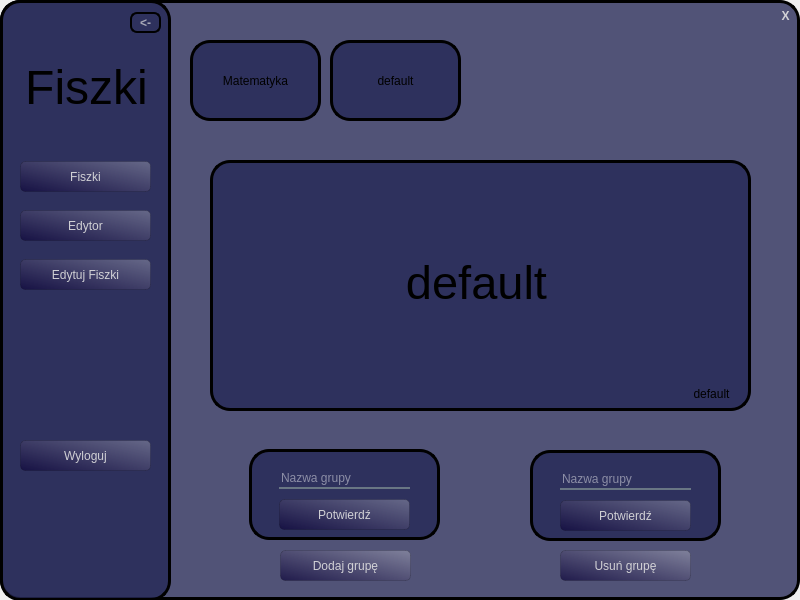
<?xml version="1.0" encoding="UTF-8"?>
<ui version="4.0">
 <class>MainWindow</class>
 <widget class="QMainWindow" name="MainWindow">
  <property name="geometry">
   <rect>
    <x>0</x>
    <y>0</y>
    <width>800</width>
    <height>600</height>
   </rect>
  </property>
  <property name="windowTitle">
   <string>MainWindow</string>
  </property>
  <property name="styleSheet">
   <string notr="true"/>
  </property>
  <widget class="QWidget" name="centralwidget">
   <widget class="QWidget" name="widget_2" native="true">
    <property name="geometry">
     <rect>
      <x>0</x>
      <y>0</y>
      <width>800</width>
      <height>600</height>
     </rect>
    </property>
    <property name="styleSheet">
     <string notr="true">QWidget#widget_2{background-color:rgba(37, 39, 85, 200);
border-radius: 20px;
border:3px solid;}</string>
    </property>
    <widget class="QWidget" name="menu_widget" native="true">
     <property name="geometry">
      <rect>
       <x>0</x>
       <y>0</y>
       <width>171</width>
       <height>601</height>
      </rect>
     </property>
     <property name="styleSheet">
      <string notr="true">QWidget#menu_widget{background-color:rgba(37, 39, 85, 200);
border-radius: 20px;
border:3px solid;}</string>
     </property>
     <widget class="QWidget" name="widget" native="true">
      <property name="geometry">
       <rect>
        <x>10</x>
        <y>480</y>
        <width>151</width>
        <height>101</height>
       </rect>
      </property>
      <property name="styleSheet">
       <string notr="true">border-image: url(background.png)</string>
      </property>
     </widget>
     <widget class="QPushButton" name="gotogroupsbtn">
      <property name="geometry">
       <rect>
        <x>20</x>
        <y>161</y>
        <width>131</width>
        <height>31</height>
       </rect>
      </property>
      <property name="styleSheet">
       <string notr="true">QPushButton#gotogroupsbtn{
background-color: qlineargradient(spread:pad, x1:0.017, y1:0.937409, x2:1, y2:0, stop:0 rgba(17, 9, 61, 178), stop:1 rgba(255, 255, 255, 68));
border-radius: 5px;
color: rgba(226, 226, 226, 227);
border: 1px solid rgba(0,0,0,0.15);
}
QPushButton#gotogroupsbtn:hover{
background-color: qlineargradient(spread:pad, x1:0.017, y1:0.937409, x2:1, y2:0, stop:0 rgba(17, 9, 61, 178), stop:0.295455 rgba(255, 255, 255, 68));
color:white;
}
QPushButton#gotogroupsbtn:pressed{
padding-left:2px;
padding-top:2px;
background-color:rgb(100, 100, 132);
}</string>
      </property>
      <property name="text">
       <string>Fiszki</string>
      </property>
     </widget>
     <widget class="QPushButton" name="gotoeditorbtn">
      <property name="geometry">
       <rect>
        <x>20</x>
        <y>210</y>
        <width>131</width>
        <height>31</height>
       </rect>
      </property>
      <property name="styleSheet">
       <string notr="true">QPushButton#gotoeditorbtn{
background-color: qlineargradient(spread:pad, x1:0.017, y1:0.937409, x2:1, y2:0, stop:0 rgba(17, 9, 61, 178), stop:1 rgba(255, 255, 255, 68));
border-radius: 5px;
color: rgba(226, 226, 226, 227);
border: 1px solid rgba(0,0,0,0.15);
}
QPushButton#gotoeditorbtn:hover{
background-color: qlineargradient(spread:pad, x1:0.017, y1:0.937409, x2:1, y2:0, stop:0 rgba(17, 9, 61, 178), stop:0.295455 rgba(255, 255, 255, 68));
color:white;
}
QPushButton#gotoeditorbtn:pressed{
padding-left:2px;
padding-top:2px;
background-color:rgb(100, 100, 132);
}</string>
      </property>
      <property name="text">
       <string>Edytor</string>
      </property>
     </widget>
     <widget class="QPushButton" name="editflashesbtn">
      <property name="geometry">
       <rect>
        <x>20</x>
        <y>259</y>
        <width>131</width>
        <height>31</height>
       </rect>
      </property>
      <property name="styleSheet">
       <string notr="true">QPushButton#editflashesbtn{
background-color: qlineargradient(spread:pad, x1:0.017, y1:0.937409, x2:1, y2:0, stop:0 rgba(17, 9, 61, 178), stop:1 rgba(255, 255, 255, 68));
border-radius: 5px;
color: rgba(226, 226, 226, 227);
border: 1px solid rgba(0,0,0,0.15);
}
QPushButton#editflashesbtn:hover{
background-color: qlineargradient(spread:pad, x1:0.017, y1:0.937409, x2:1, y2:0, stop:0 rgba(17, 9, 61, 178), stop:0.295455 rgba(255, 255, 255, 68));
color:white;
}
QPushButton#editflashesbtn:pressed{
padding-left:2px;
padding-top:2px;
background-color:rgb(100, 100, 132);
}</string>
      </property>
      <property name="text">
       <string>Edytuj Fiszki</string>
      </property>
     </widget>
     <widget class="QPushButton" name="logoutbtn">
      <property name="geometry">
       <rect>
        <x>20</x>
        <y>440</y>
        <width>131</width>
        <height>31</height>
       </rect>
      </property>
      <property name="styleSheet">
       <string notr="true">QPushButton#logoutbtn{
background-color: qlineargradient(spread:pad, x1:0.017, y1:0.937409, x2:1, y2:0, stop:0 rgba(17, 9, 61, 178), stop:1 rgba(255, 255, 255, 68));
border-radius: 5px;
color: rgba(226, 226, 226, 227);
border: 1px solid rgba(0,0,0,0.15);
}
QPushButton#logoutbtn:hover{
background-color: qlineargradient(spread:pad, x1:0.017, y1:0.937409, x2:1, y2:0, stop:0 rgba(17, 9, 61, 178), stop:0.295455 rgba(255, 255, 255, 68));
color:white;
}
QPushButton#logoutbtn:pressed{
padding-left:2px;
padding-top:2px;
background-color:rgb(100, 100, 132);
}</string>
      </property>
      <property name="text">
       <string>Wyloguj</string>
      </property>
     </widget>
     <widget class="QLabel" name="Logo">
      <property name="geometry">
       <rect>
        <x>26</x>
        <y>62</y>
        <width>121</width>
        <height>51</height>
       </rect>
      </property>
      <property name="font">
       <font>
        <pointsize>36</pointsize>
       </font>
      </property>
      <property name="text">
       <string>Fiszki</string>
      </property>
      <property name="alignment">
       <set>Qt::AlignCenter</set>
      </property>
     </widget>
    </widget>
    <widget class="QPushButton" name="exitbtn">
     <property name="geometry">
      <rect>
       <x>770</x>
       <y>0</y>
       <width>31</width>
       <height>31</height>
      </rect>
     </property>
     <property name="styleSheet">
      <string notr="true">QPushButton#exitbtn{
background-color: qlineargradient(spread:pad, x1:0.017, y1:0.937409, x2:1, y2:0, stop:0 rgba(17, 9, 61, 0), stop:1 rgba(255, 255, 255, 0));
border-radius: 7px;
color: rgba(226, 226, 226, 227);
font-weight: bold;
}
QPushButton#exitbtn:hover{
background-color: qlineargradient(spread:pad, x1:0.017, y1:0.937409, x2:1, y2:0, stop:0 rgba(17, 9, 61, 200), stop:0.295455 rgba(255, 255, 255, 0));
}
QPushButton#exitbtn:pressed{
padding-left:2px;
padding-top:2px;
background-color:qlineargradient(spread:pad, x1:0.017, y1:0.937409, x2:1, y2:0, stop:0 rgba(17, 9, 61, 200), stop:0.295455 rgba(255, 255, 255, 0));
}</string>
     </property>
     <property name="text">
      <string>Х</string>
     </property>
    </widget>
    <widget class="QPushButton" name="hidebtn">
     <property name="geometry">
      <rect>
       <x>130</x>
       <y>12</y>
       <width>31</width>
       <height>21</height>
      </rect>
     </property>
     <property name="styleSheet">
      <string notr="true">QPushButton#hidebtn{
background-color: qlineargradient(spread:pad, x1:0.017, y1:0.937409, x2:1, y2:0, stop:0 rgba(17, 9, 61, 0), stop:1 rgba(255, 255, 255, 0));
border-radius: 7px;
color: rgba(226, 226, 226, 170);
font-weight: bold;
border: 2px solid
}
QPushButton#hidebtn:hover{
background-color: qlineargradient(spread:pad, x1:0.017, y1:0.937409, x2:1, y2:0, stop:0 rgba(17, 9, 61, 200), stop:0.295455 rgba(255, 255, 255, 0));
color: white;
}
QPushButton#hidebtn:pressed{
padding-left:2px;
padding-top:2px;
background-color:qlineargradient(spread:pad, x1:0.017, y1:0.937409, x2:1, y2:0, stop:0 rgba(17, 9, 61, 200), stop:0.295455 rgba(255, 255, 255, 0));
}</string>
     </property>
     <property name="text">
      <string>&lt;-</string>
     </property>
    </widget>
    <widget class="QWidget" name="flashcards_widget" native="true">
     <property name="enabled">
      <bool>true</bool>
     </property>
     <property name="geometry">
      <rect>
       <x>180</x>
       <y>30</y>
       <width>601</width>
       <height>561</height>
      </rect>
     </property>
     <widget class="QPushButton" name="group_1">
      <property name="geometry">
       <rect>
        <x>10</x>
        <y>10</y>
        <width>131</width>
        <height>81</height>
       </rect>
      </property>
      <property name="styleSheet">
       <string notr="true">QPushButton#group_1{background-color:rgba(37, 39, 85, 200);
border-radius: 20px;
border:3px solid;}
QPushButton#group_1:hover{
background-color: rgba(17, 9, 61, 178);
color:white;
}
QPushButton#group_1:pressed{
padding-left:2px;
padding-top:2px;
background-color:rgb(100, 100, 132);
}</string>
      </property>
      <property name="text">
       <string>Matematyka</string>
      </property>
     </widget>
     <widget class="QWidget" name="edit_buttons" native="true">
      <property name="geometry">
       <rect>
        <x>0</x>
        <y>510</y>
        <width>601</width>
        <height>51</height>
       </rect>
      </property>
      <widget class="QPushButton" name="removegroupbtn">
       <property name="geometry">
        <rect>
         <x>380</x>
         <y>10</y>
         <width>131</width>
         <height>31</height>
        </rect>
       </property>
       <property name="styleSheet">
        <string notr="true">QPushButton#removegroupbtn{
background-color: qlineargradient(spread:pad, x1:0.017, y1:0.937409, x2:1, y2:0, stop:0 rgba(17, 9, 61, 178), stop:1 rgba(255, 255, 255, 68));
border-radius: 5px;
color: rgba(226, 226, 226, 227);
border: 1px solid rgba(0,0,0,0.15);
}
QPushButton#removegroupbtn:hover{
background-color: qlineargradient(spread:pad, x1:0.017, y1:0.937409, x2:1, y2:0, stop:0 rgba(17, 9, 61, 178), stop:0.295455 rgba(255, 255, 255, 68));
color:white;
}
QPushButton#removegroupbtn:pressed{
padding-left:2px;
padding-top:2px;
background-color:rgb(100, 100, 132);
}</string>
       </property>
       <property name="text">
        <string>Usuń grupę</string>
       </property>
      </widget>
      <widget class="QPushButton" name="addgroupbtn">
       <property name="geometry">
        <rect>
         <x>100</x>
         <y>10</y>
         <width>131</width>
         <height>31</height>
        </rect>
       </property>
       <property name="styleSheet">
        <string notr="true">QPushButton#addgroupbtn{
background-color: qlineargradient(spread:pad, x1:0.017, y1:0.937409, x2:1, y2:0, stop:0 rgba(17, 9, 61, 178), stop:1 rgba(255, 255, 255, 68));
border-radius: 5px;
color: rgba(226, 226, 226, 227);
border: 1px solid rgba(0,0,0,0.15);
}
QPushButton#addgroupbtn:hover{
background-color: qlineargradient(spread:pad, x1:0.017, y1:0.937409, x2:1, y2:0, stop:0 rgba(17, 9, 61, 178), stop:0.295455 rgba(255, 255, 255, 68));
color:white;
}
QPushButton#addgroupbtn:pressed{
padding-left:2px;
padding-top:2px;
background-color:rgb(100, 100, 132);
}</string>
       </property>
       <property name="text">
        <string>Dodaj grupę</string>
       </property>
      </widget>
     </widget>
     <widget class="QWidget" name="addgroup" native="true">
      <property name="geometry">
       <rect>
        <x>69</x>
        <y>419</y>
        <width>191</width>
        <height>91</height>
       </rect>
      </property>
      <property name="styleSheet">
       <string notr="true">QWidget#addgroup{background-color:rgba(37, 39, 85, 200);
border-radius: 20px;
border:3px solid;}</string>
      </property>
      <widget class="QLineEdit" name="group_name_txt">
       <property name="geometry">
        <rect>
         <x>30</x>
         <y>20</y>
         <width>131</width>
         <height>20</height>
        </rect>
       </property>
       <property name="mouseTracking">
        <bool>false</bool>
       </property>
       <property name="styleSheet">
        <string notr="true">background-color: rgba(0, 0, 0, 0);
border: none;
border-bottom: 2px solid rgba(105,118, 132, 255);
color: rgba(255,255,255,230);</string>
       </property>
       <property name="text">
        <string/>
       </property>
       <property name="placeholderText">
        <string>Nazwa grupy</string>
       </property>
      </widget>
      <widget class="QPushButton" name="confirmbtn">
       <property name="geometry">
        <rect>
         <x>30</x>
         <y>50</y>
         <width>131</width>
         <height>31</height>
        </rect>
       </property>
       <property name="styleSheet">
        <string notr="true">QPushButton#confirmbtn{
background-color: qlineargradient(spread:pad, x1:0.017, y1:0.937409, x2:1, y2:0, stop:0 rgba(17, 9, 61, 178), stop:1 rgba(255, 255, 255, 68));
border-radius: 5px;
color: rgba(226, 226, 226, 227);
border: 1px solid rgba(0,0,0,0.15);
}
QPushButton#confirmbtn:hover{
background-color: qlineargradient(spread:pad, x1:0.017, y1:0.937409, x2:1, y2:0, stop:0 rgba(17, 9, 61, 178), stop:0.295455 rgba(255, 255, 255, 68));
color:white;
}
QPushButton#confirmbtn:pressed{
padding-left:2px;
padding-top:2px;
background-color:rgb(100, 100, 132);
}</string>
       </property>
       <property name="text">
        <string>Potwierdź</string>
       </property>
      </widget>
     </widget>
     <widget class="QWidget" name="removegroup" native="true">
      <property name="geometry">
       <rect>
        <x>350</x>
        <y>420</y>
        <width>191</width>
        <height>91</height>
       </rect>
      </property>
      <property name="styleSheet">
       <string notr="true">QWidget#removegroup{background-color:rgba(37, 39, 85, 200);
border-radius: 20px;
border:3px solid;}</string>
      </property>
      <widget class="QLineEdit" name="group_name_txt_2">
       <property name="geometry">
        <rect>
         <x>30</x>
         <y>20</y>
         <width>131</width>
         <height>20</height>
        </rect>
       </property>
       <property name="mouseTracking">
        <bool>false</bool>
       </property>
       <property name="styleSheet">
        <string notr="true">background-color: rgba(0, 0, 0, 0);
border: none;
border-bottom: 2px solid rgba(105,118, 132, 255);
color: rgba(255,255,255,230);</string>
       </property>
       <property name="text">
        <string/>
       </property>
       <property name="placeholderText">
        <string>Nazwa grupy</string>
       </property>
      </widget>
      <widget class="QPushButton" name="confirmbtn_2">
       <property name="geometry">
        <rect>
         <x>30</x>
         <y>50</y>
         <width>131</width>
         <height>31</height>
        </rect>
       </property>
       <property name="styleSheet">
        <string notr="true">QPushButton#confirmbtn_2{
background-color: qlineargradient(spread:pad, x1:0.017, y1:0.937409, x2:1, y2:0, stop:0 rgba(17, 9, 61, 178), stop:1 rgba(255, 255, 255, 68));
border-radius: 5px;
color: rgba(226, 226, 226, 227);
border: 1px solid rgba(0,0,0,0.15);
}
QPushButton#confirmbtn_2:hover{
background-color: qlineargradient(spread:pad, x1:0.017, y1:0.937409, x2:1, y2:0, stop:0 rgba(17, 9, 61, 178), stop:0.295455 rgba(255, 255, 255, 68));
color:white;
}
QPushButton#confirmbtn_2:pressed{
padding-left:2px;
padding-top:2px;
background-color:rgb(100, 100, 132);
}</string>
       </property>
       <property name="text">
        <string>Potwierdź</string>
       </property>
      </widget>
     </widget>
     <widget class="QPushButton" name="group_2">
      <property name="geometry">
       <rect>
        <x>150</x>
        <y>10</y>
        <width>131</width>
        <height>81</height>
       </rect>
      </property>
      <property name="styleSheet">
       <string notr="true">QPushButton#group_2{background-color:rgba(37, 39, 85, 200);
border-radius: 20px;
border:3px solid;}
QPushButton#group_2:hover{
background-color: rgba(17, 9, 61, 178);
color:white;
}
QPushButton#group_2:pressed{
padding-left:2px;
padding-top:2px;
background-color:rgb(100, 100, 132);
}</string>
      </property>
      <property name="text">
       <string>default</string>
      </property>
     </widget>
    </widget>
    <widget class="QWidget" name="flashcards_card" native="true">
     <property name="geometry">
      <rect>
       <x>210</x>
       <y>160</y>
       <width>541</width>
       <height>251</height>
      </rect>
     </property>
     <property name="styleSheet">
      <string notr="true">QWidget#flashcards_card{background-color:rgba(37, 39, 85, 200);
border-radius: 20px;
border:3px solid;}
QWidget#flashcards_card:pressed{
padding-left:2px;
padding-top:2px;
background-color:rgb(100, 100, 132);
}</string>
     </property>
     <widget class="QLabel" name="card_inside_txt">
      <property name="geometry">
       <rect>
        <x>36</x>
        <y>52</y>
        <width>461</width>
        <height>141</height>
       </rect>
      </property>
      <property name="font">
       <font>
        <pointsize>35</pointsize>
       </font>
      </property>
      <property name="text">
       <string>default</string>
      </property>
      <property name="alignment">
       <set>Qt::AlignCenter</set>
      </property>
      <property name="wordWrap">
       <bool>true</bool>
      </property>
     </widget>
     <widget class="QPushButton" name="nextbtn">
      <property name="geometry">
       <rect>
        <x>0</x>
        <y>0</y>
        <width>541</width>
        <height>251</height>
       </rect>
      </property>
      <property name="styleSheet">
       <string notr="true">QPushButton#nextbtn{
background-color: rgba(0,0,0,0);
border-radius: 5px;
}</string>
      </property>
      <property name="text">
       <string/>
      </property>
     </widget>
     <widget class="QLabel" name="count_txt">
      <property name="geometry">
       <rect>
        <x>476</x>
        <y>223</y>
        <width>51</width>
        <height>21</height>
       </rect>
      </property>
      <property name="text">
       <string>default</string>
      </property>
      <property name="alignment">
       <set>Qt::AlignCenter</set>
      </property>
     </widget>
    </widget>
   </widget>
  </widget>
 </widget>
 <resources/>
 <connections/>
</ui>
